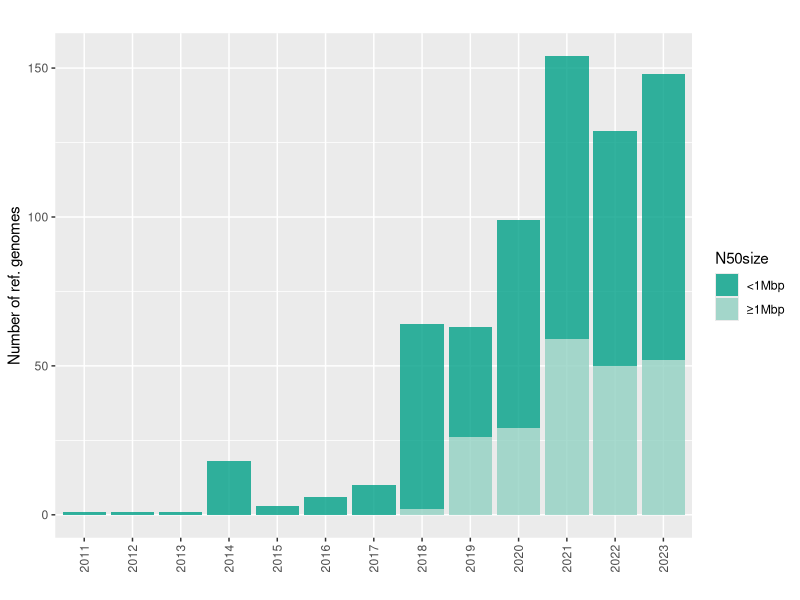
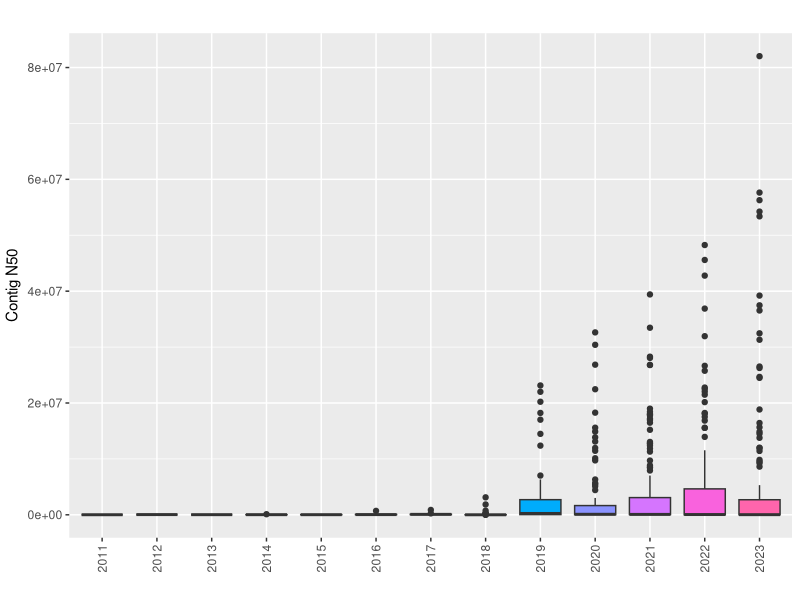
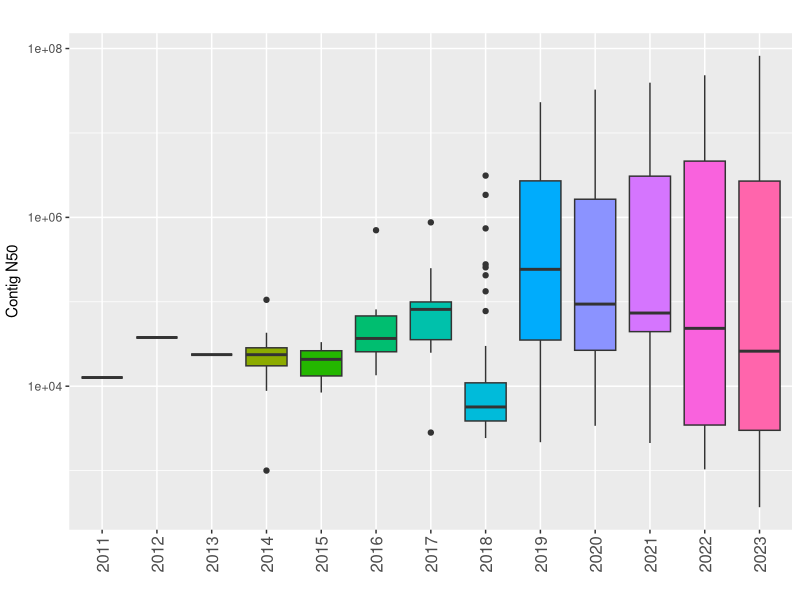

Here is the R script that generated these plots, in order:
#-----------------------------------------------------------------------------------------------------------------
# Code to generate Figure 2
#-----------------------------------------------------------------------------------------------------------------


#### Load libraries ----------------------------------------------------------------------------------------------

library(here)         # simplify file paths
library(tidyverse)    # data wrangling+



#### Read in data ----------------------------------------------------------------------------------------------

ncbi <- read.csv(here("data/supp-table-1.csv"))


#### Data wrangling ----------------------------------------------------------------------------------------------

# create a new column that captures the N50 assembly size
ncbi <- ncbi %>%
  mutate(N50size = case_when(
    Assembly.Stats.Contig.N50 >= 1000000 ~ "≥1Mbp",
    TRUE ~ "<1Mbp"
  ))

# Convert the date column to a Date format
ncbi$Assembly.Release.Date <- as.Date(ncbi$Assembly.Release.Date)

# Extract year from the date
ncbi$Year <- format(ncbi$Assembly.Release.Date, "%Y")

#### Figure 2A Bar Plot----------------------------------------------------------------------------------------------

# colour palette
pal <- c("#00A087CC", "#91D1C2CC")

# create plot
ggplot(ncbi, aes(x = Year, fill = N50size)) +
  geom_bar(position = "stack") +
  labs(title = "", x = "", y = "Number of ref. genomes") +  
  theme(axis.text.x = element_text(angle = 90, vjust = 0.5)) +
  scale_fill_manual(values=pal)


#### Figure 2B Box Plot ----------------------------------------------------------------------------------------------

# create plots
ggplot(data = ncbi, aes(x = Year, y = Assembly.Stats.Contig.N50, fill = Year)) +
  geom_boxplot() +
  labs(title = " ",
       x = " ",
       y = "Contig N50")+  
  theme(axis.text.x = element_text(angle = 90, vjust = 0.5)) +
  guides(fill = FALSE)+
  theme(axis.title.y = element_text(vjust = 1.5))

# log scale
ggplot(data = ncbi, aes(x = Year, y = Assembly.Stats.Contig.N50, fill = Year)) +
  geom_boxplot() +
  labs(title = " ",
       x = " ",
       y = "Contig N50")+  
  theme(axis.text.x = element_text(angle = 90, vjust = 0.5, size = 12)) +
  guides(fill = FALSE)+
  theme(axis.title.y = element_text(vjust = 1.5))+
  scale_y_log10()
